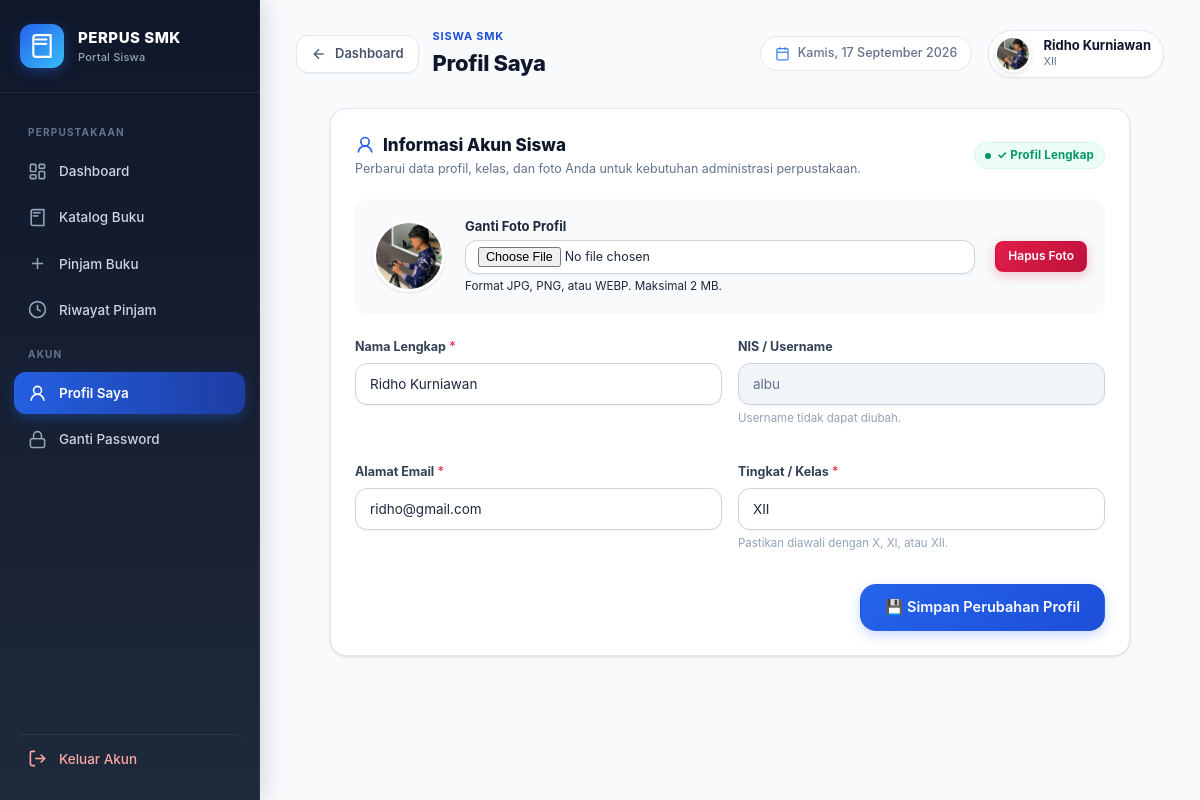
The page /siswa/profil.php (signed in) on the database its author committed.
### tables this page shows
CREATE TABLE `users` (
  `id` int UNSIGNED NOT NULL,
  `nama` varchar(100) NOT NULL,
  `username` varchar(50) NOT NULL,
  `email` varchar(100) DEFAULT NULL,
  `password` varchar(255) NOT NULL,
  `kelas` varchar(50) DEFAULT NULL,
  `foto` varchar(255) DEFAULT NULL,
  `profil_lengkap` tinyint(1) NOT NULL DEFAULT '0',
  `role` enum('admin','siswa') NOT NULL DEFAULT 'siswa',
  `status` enum('aktif','nonaktif') NOT NULL DEFAULT 'aktif',
  `created_at` timestamp NULL DEFAULT CURRENT_TIMESTAMP,
  `updated_at` timestamp NULL DEFAULT CURRENT_TIMESTAMP ON UPDATE CURRENT_TIMESTAMP
);

### includes/auth.php (called while the page is built, shortened)
<?php
function e($value): string {
    return htmlspecialchars((string)$value, ENT_QUOTES, 'UTF-8');
}

### siswa/profil.php (the view, shortened to what this page needs)
<?php
require '../config/database.php';
require '../includes/auth.php';
$userId = (int)($_SESSION['user']['id'] ?? 0);
$stmt = $pdo->prepare("
    SELECT id, nama, username, email, kelas, foto, profil_lengkap
    FROM users
    WHERE id = ? AND role = 'siswa'
    LIMIT 1
");
$stmt->execute([$userId]);
$user = $stmt->fetch(PDO::FETCH_ASSOC);
$fotoNama = trim($user['foto'] ?? '');
$page_title = 'Profil Saya';
require '../includes/header.php';
require '../includes/sidebar.php';
?>
<main class="main-content">
    <?php require '../includes/topbar.php'; ?>
    <div class="card" style="max-width: 800px; margin: 0 auto;">
        <div class="card-header">
            <div>
                <h3 class="card-title">
                    <svg width="20" height="20" viewBox="0 0 24 24" fill="none" stroke="var(--primary-600)" stroke-width="2">
                        <circle cx="12" cy="8" r="5"/>
                        <path d="M20 21a8 8 0 1 0-16 0"/>
                    </svg>
                    Informasi Akun Siswa
                </h3>
                <p class="card-subtitle">Perbarui data profil, kelas, dan foto Anda untuk kebutuhan administrasi perpustakaan.</p>
            </div>
            <div>
                <?php if ((int)($user['profil_lengkap'] ?? 0) === 1): ?>
                    <span class="badge badge-dikembalikan">✓ Profil Lengkap</span>
                <?php else: ?>
                    <span class="badge badge-terlambat">⚠️ Perlu Dilengkapi</span>
                <?php endif; ?>
            </div>
        </div>
        <form action="../proses/profil.php" method="POST" enctype="multipart/form-data">
            <div style="display: flex; align-items: center; gap: 20px; padding: 18px; background: var(--slate-50); border-radius: var(--radius-md); margin-bottom: 24px; flex-wrap: wrap;">
                <img src="<?= e($fotoUrl) ?>" alt="Foto Profil" style="width: 72px; height: 72px; border-radius: 50%; object-fit: cover; border: 3px solid white; box-shadow: var(--shadow-sm);">
                <div style="flex: 1; min-width: 200px;">
                    <label style="font-weight: 700; font-size: 13px; color: var(--slate-800); display: block; margin-bottom: 4px;">
                        Ganti Foto Profil
                    </label>
                    <input type="file" name="foto" accept="image/jpeg,image/png,image/webp" class="form-control" style="padding: 6px 12px; font-size: 12.5px;">
                    <small class="helper">Format JPG, PNG, atau WEBP. Maksimal 2 MB.</small>
                </div>
                <?php if ($fotoNama !== ''): ?>
                    <button type="submit" name="hapus_foto" value="1" class="btn btn-danger btn-sm" onclick="return confirm('Yakin ingin menghapus foto profil ini?')">
                        Hapus Foto
                    </button>
                <?php endif; ?>
            </div>
            <div class="form-grid">
                <div class="form-group">
                    <label for="nama">Nama Lengkap <span class="required">*</span></label>
                    <input type="text" id="nama" name="nama" value="<?= e($user['nama'] ?? '') ?>" class="form-control" required placeholder="Masukkan nama lengkap">
                </div>
                <div class="form-group">
                    <label for="username">NIS / Username</label>
                    <input type="text" id="username" value="<?= e($user['username'] ?? '') ?>" class="form-control" disabled style="background: var(--slate-100);">
                    <small class="helper">Username tidak dapat diubah.</small>
                </div>
                <div class="form-group">
                    <label for="email">Alamat Email <span class="required">*</span></label>
                    <input type="email" id="email" name="email" value="<?= e($user['email'] ?? '') ?>" class="form-control" required placeholder="nama@email.com">
                </div>
                <div class="form-group">
                    <label for="kelas">Tingkat / Kelas <span class="required">*</span></label>
                    <input type="text" id="kelas" name="kelas" value="<?= e($user['kelas'] ?? '') ?>" class="form-control" required placeholder="Contoh: X RPL 1, XI TKJ 2, XII BDP">
                    <small class="helper">Pastikan diawali dengan X, XI, atau XII.</small>
                </div>
            </div>
            <div style="margin-top: 12px; display: flex; justify-content: flex-end; gap: 12px;">
                <button type="submit" class="btn btn-primary btn-lg">
                    💾 Simpan Perubahan Profil
                </button>
            </div>
        </form>
    </div>
</main>
<?php include '../includes/footer.php'; ?>

### rows shown on the page
users: nama "Ridho Kurniawan", username "albu", email "ridho@gmail.com", kelas "XII"

### other values the page prints
$page_title "Profil Saya"
$_SESSION['user']['nama'] "Ridho Kurniawan"
$_SESSION['user']['kelas'] "XII"
